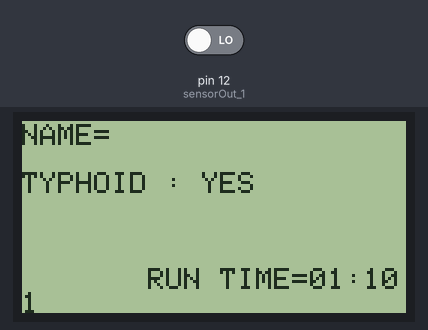
The sketch below on a simulated Arduino Uno, built with avr-gcc and run on an emulated ATmega328P. On the bench: 128×64 one-colour display. The test bench sets the inputs (shaded band); at power-on: pin 12 (sensorOut_1) LOW. What the sketch prints to the serial monitor is not drawn.

Above: at 101.4 s.

The sketch:

glcdBT_v2.ino
```cpp
#include <openGLCD.h>
#define sensorOut_1 12
#define S2 2
#define S3 3

int seconds = 0;
int minutes = 0;
 String rec = "";
 String disp[3];
 String temp[3];
 double greenavg_1 = 0;
 int i, c_1 =0;
 int c=0;
 int a[100];
 double mean_1 = 0.0, stddev_1 = 0.0;
 double threshold = 2000;       // Default value of Threshold for declaration of Typhoid

  void setup() {
  pinMode(sensorOut_1, INPUT); // To receive data from detector
  pinMode(S2, OUTPUT);
  pinMode(S3, OUTPUT);
  digitalWrite(S2,HIGH);      // To operate detector in Green Wavelength
  digitalWrite(S3,HIGH);      // To operate detector in Green Wavelength

  Serial.begin(9600);         // Setting BAUD Rate to communicate with GLCD and Bluetooth Module
 GLCD.Init();                 // To iniatialize Graphic LCD Screen
GLCD.SelectFont(System5x7);   // Setting Font style and size

}
void loop()
{
    for (i=0; i<100; i++){
        a[i] = pulseIn(sensorOut_1, LOW);
        mean_1 += a[i];
    }
    mean_1 /= 100;                      // To compute mean of 100 readings
    for(i = 0; i < 100; i++)
    {
        stddev_1 += pow(a[i] - mean_1,2);
    }
    stddev_1 /= 100;
    stddev_1 = pow(stddev_1,0.5);       // To compute standard deviation of 100 readings
    for (i=0; i<100; i++)
    {
        if (a[i]>=(mean_1-stddev_1) && a[i]<=(mean_1+stddev_1))
        {
        greenavg_1 += a[i];             // To skip values lying outside mean of 100 readings
        c_1++;
        }
    }
    delay(1000);
    GLCD.ClearScreen();                 // To Clear the Graphic LCD Screen

    Serial.print(greenavg_1/c_1);       // Send Output data to Bluetooth Module

  if (Serial.available() != 0){         // To check if an input is recieved from Bluetooth Module
  rec = Serial.readString();            // Collect the data received from Bluetooth Module and store it in rec
  if (rec.charAt(0)!= '{' && rec.charAt(1)!= '}' ){ // If the data starts with "{}" the value of threshold will be changed
   threshold = (rec.substring(2)).toInt();   // To take string after "{}", convert to int and store in threshold
  }

  else{
    for (int j=0; j<rec.length();j++)
      {
         if (rec.charAt(j)!= '|'){           // Storing Name, ID, and Date separately, which arer separated by a Vertical Bar '|'
         disp[c] = disp[c] + rec.charAt(j);
      }
    else{
      c++;
    }
  }
  }


    temp[0] = disp[0];                    // Store ID
    temp[1] = disp[1];                    // Store Name
    temp[2] = disp[2];                    // Store Date

  }

    GLCD.CursorTo(0, 0);                  // Moving Cursor to required location on Graphic LCD
    GLCD.print("ID= ");                   // To print on Graphic LCD
    GLCD.print(temp[0]);
    GLCD.CursorTo(0, 1);
    GLCD.print("NAME= ");
    GLCD.print(temp[1]);
    GLCD.CursorTo(0, 3);
    GLCD.print("TYPHOID : ");
     if (greenavg_1/c_1 > threshold)           // To judge for presence of Typhoid, an output above 2000(Threshold) is declared to have no Typhi
     {
        GLCD.print("NO");
        Serial.print("|NO|");                  // Sending value of Threshold to Bluetooth Module
     }
     else if (greenavg_1/c_1 <= threshold)     // To judge for presence of Typhoid, an output below 2000(Threshold) is declared to have Typhi
     {
      GLCD.print("YES");
      Serial.print("|YES|");                   // Sending value of Threshold to Bluetooth Module
     }
    Serial.print(threshold);                   // Sending value of Threshold to Bluetooth Module

    GLCD.CursorTo(9,6);
    GLCD.print(temp[2]);                  // Print Date

     GLCD.CursorTo(7, 7);
  seconds = millis()/1000 - 60*minutes;
  if (seconds > 59){
    minutes = minutes + 1;
    }                          // To calculate number of minutes and seconds since reset
  GLCD.print("RUN TIME=");
  if (minutes < 10){
   GLCD.print("0");
  GLCD.print(minutes);
    }
    else GLCD.print(minutes);  // print the number of minutes since reset
    GLCD.print(":");
  if (seconds < 10){
    GLCD.print("0");
  GLCD.print(seconds);          // print the number of seconds since reset
    }
    else GLCD.print(seconds);

   disp[0] ="";
   disp[1]="";
   disp[2]="";
    c=0;
    c_1 = 0;
    greenavg_1 = 0;
    mean_1 = 0.0;
    stddev_1 = 0.0;
}
```
